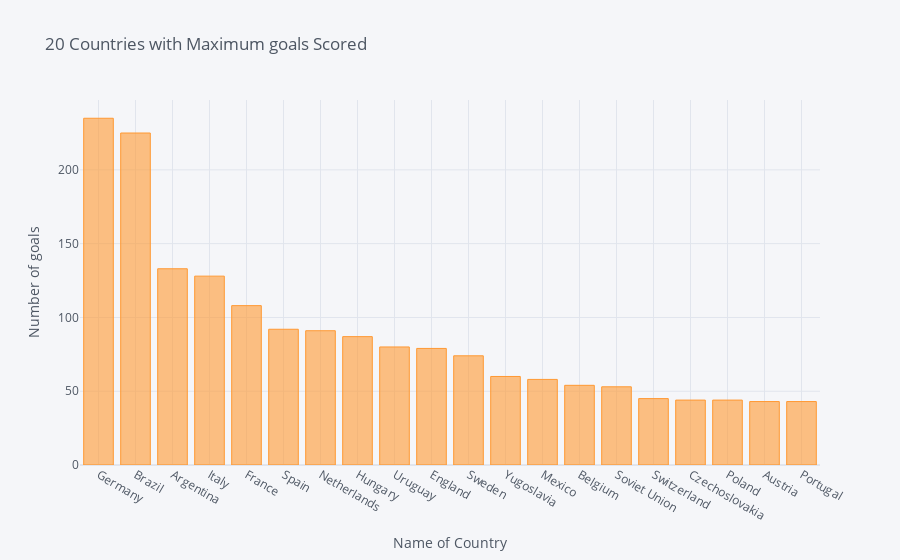

The code cell stored with this chart in its notebook:
### Code cell
top_20_goals.iplot(
    kind = 'bar',
    xTitle = 'Name of Country',
    yTitle = 'Number of goals',
    title = '20 Countries with Maximum goals Scored'
)

### Figure 1 — Plotly figure (JSON) as saved in the notebook; plotly's stock layout.template omitted (floating-point values rounded to 4 significant figures)
{"data": [{"marker": {"color": "rgba(255, 153, 51, 0.6)", "line": {"color": "rgba(255, 153, 51, 1.0)", "width": 1}}, "name": "Total Goals", "orientation": "v", "text": "", "type": "bar", "x": ["Germany", "Brazil", "Argentina", "Italy", "France", "Spain", "Netherlands", "Hungary", "Uruguay", "England", "Sweden", "Yugoslavia", "Mexico", "Belgium", "Soviet Union", "Switzerland", "Czechoslovakia", "Poland", "Austria", "Portugal"], "y": [235, 225, 133, 128, 108, 92, 91, 87, 80, 79, 74, 60, 58, 54, 53, 45, 44, 44, 43, 43]}], "layout": {"legend": {"bgcolor": "#F5F6F9", "font": {"color": "#4D5663"}}, "paper_bgcolor": "#F5F6F9", "plot_bgcolor": "#F5F6F9", "title": {"font": {"color": "#4D5663"}, "text": "20 Countries with Maximum goals Scored"}, "xaxis": {"gridcolor": "#E1E5ED", "showgrid": true, "tickfont": {"color": "#4D5663"}, "title": {"font": {"color": "#4D5663"}, "text": "Name of Country"}, "zerolinecolor": "#E1E5ED"}, "yaxis": {"gridcolor": "#E1E5ED", "showgrid": true, "tickfont": {"color": "#4D5663"}, "title": {"font": {"color": "#4D5663"}, "text": "Number of goals"}, "zerolinecolor": "#E1E5ED"}}}
